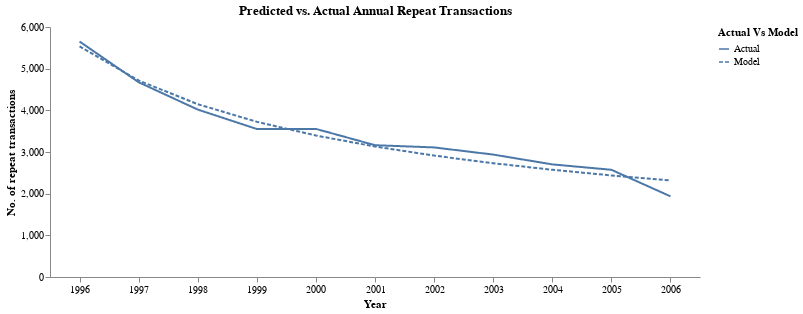

The notebook cell this image was saved under:
### Markdown cell above
### Tracking Plots

### Code cell
act_yearly_repeat = data.data.select(pl.col('*').exclude('ID', '1995')).sum().collect().to_numpy()
act_cum_repeat = act_yearly_repeat.cumsum()

A1 = alpha / (alpha + beta)
A2 = 1/(gamma-1)
n_trans = np.arange(1, len(years))
A3 = np.exp(gammaln(delta+n_trans+1)+gammaln(gamma+delta)-gammaln(delta)-gammaln(gamma+delta+n_trans))
E_X_n = A1 * (delta*A2-A2*A3)

est_cum_repeat = np.sum(rfm_array_calib[:,3]) * E_X_n
est_yearly_repeat = np.diff(est_cum_repeat, prepend=0)

yearly_repeat = pl.DataFrame({'Year': years[1:], 'Actual': act_yearly_repeat.flatten(), 'Model': est_yearly_repeat.flatten()})
yearly_repeat = yearly_repeat.unpivot(on=['Actual', 'Model'], index='Year', variable_name='Actual Vs Model', value_name='Repeat Trans')
cum_repeat = pl.DataFrame({'Year': years[1:], 'Actual': act_cum_repeat.flatten(), 'Model': est_cum_repeat.flatten()})
cum_repeat = cum_repeat.unpivot(on=['Actual', 'Model'], index='Year', variable_name='Actual Vs Model', value_name='Repeat Trans')

(
    alt.Chart(yearly_repeat).mark_line().encode(
        x=alt.X('Year', axis=alt.Axis(labelAngle=0)),
        y=alt.Y('Repeat Trans', title='No. of repeat transactions'),
        strokeDash='Actual Vs Model'
    ).properties(
            width=650,
            height=250,
            title='Predicted vs. Actual Annual Repeat Transactions'
    ).configure_view(stroke=None).configure_axisY(grid=False).configure_axisX(grid=False)  
)

### Figure 1 — Vega-Lite specification as saved in the notebook (floating-point values rounded to 4 significant figures)
{"$schema": "https://vega.github.io/schema/vega-lite/v5.20.1.json", "config": {"axisX": {"grid": false}, "axisY": {"grid": false}, "view": {"continuousHeight": 300, "continuousWidth": 300, "stroke": null}}, "data": {"name": "data-dee69c42f724ef8e8685a2ff31138fdd"}, "datasets": {"data-dee69c42f724ef8e8685a2ff31138fdd": [{"Actual Vs Model": "Actual", "Repeat Trans": 5652, "Year": "1996"}, {"Actual Vs Model": "Actual", "Repeat Trans": 4674, "Year": "1997"}, {"Actual Vs Model": "Actual", "Repeat Trans": 4019, "Year": "1998"}, {"Actual Vs Model": "Actual", "Repeat Trans": 3552, "Year": "1999"}, {"Actual Vs Model": "Actual", "Repeat Trans": 3555, "Year": "2000"}, {"Actual Vs Model": "Actual", "Repeat Trans": 3163, "Year": "2001"}, {"Actual Vs Model": "Actual", "Repeat Trans": 3110, "Year": "2002"}, {"Actual Vs Model": "Actual", "Repeat Trans": 2938, "Year": "2003"}, {"Actual Vs Model": "Actual", "Repeat Trans": 2703, "Year": "2004"}, {"Actual Vs Model": "Actual", "Repeat Trans": 2573, "Year": "2005"}, {"Actual Vs Model": "Actual", "Repeat Trans": 1936, "Year": "2006"}, {"Actual Vs Model": "Model", "Repeat Trans": 5536.0, "Year": "1996"}, {"Actual Vs Model": "Model", "Repeat Trans": 4717.0, "Year": "1997"}, {"Actual Vs Model": "Model", "Repeat Trans": 4148.0, "Year": "1998"}, {"Actual Vs Model": "Model", "Repeat Trans": 3725.0, "Year": "1999"}, {"Actual Vs Model": "Model", "Repeat Trans": 3396.0, "Year": "2000"}, {"Actual Vs Model": "Model", "Repeat Trans": 3132.0, "Year": "2001"}, {"Actual Vs Model": "Model", "Repeat Trans": 2914.0, "Year": "2002"}, {"Actual Vs Model": "Model", "Repeat Trans": 2731.0, "Year": "2003"}, {"Actual Vs Model": "Model", "Repeat Trans": 2574.0, "Year": "2004"}, {"Actual Vs Model": "Model", "Repeat Trans": 2438.0, "Year": "2005"}, {"Actual Vs Model": "Model", "Repeat Trans": 2319.0, "Year": "2006"}]}, "encoding": {"strokeDash": {"field": "Actual Vs Model", "type": "nominal"}, "x": {"axis": {"labelAngle": 0}, "field": "Year", "type": "nominal"}, "y": {"field": "Repeat Trans", "title": "No. of repeat transactions", "type": "quantitative"}}, "height": 250, "mark": {"type": "line"}, "title": "Predicted vs. Actual Annual Repeat Transactions", "width": 650}
